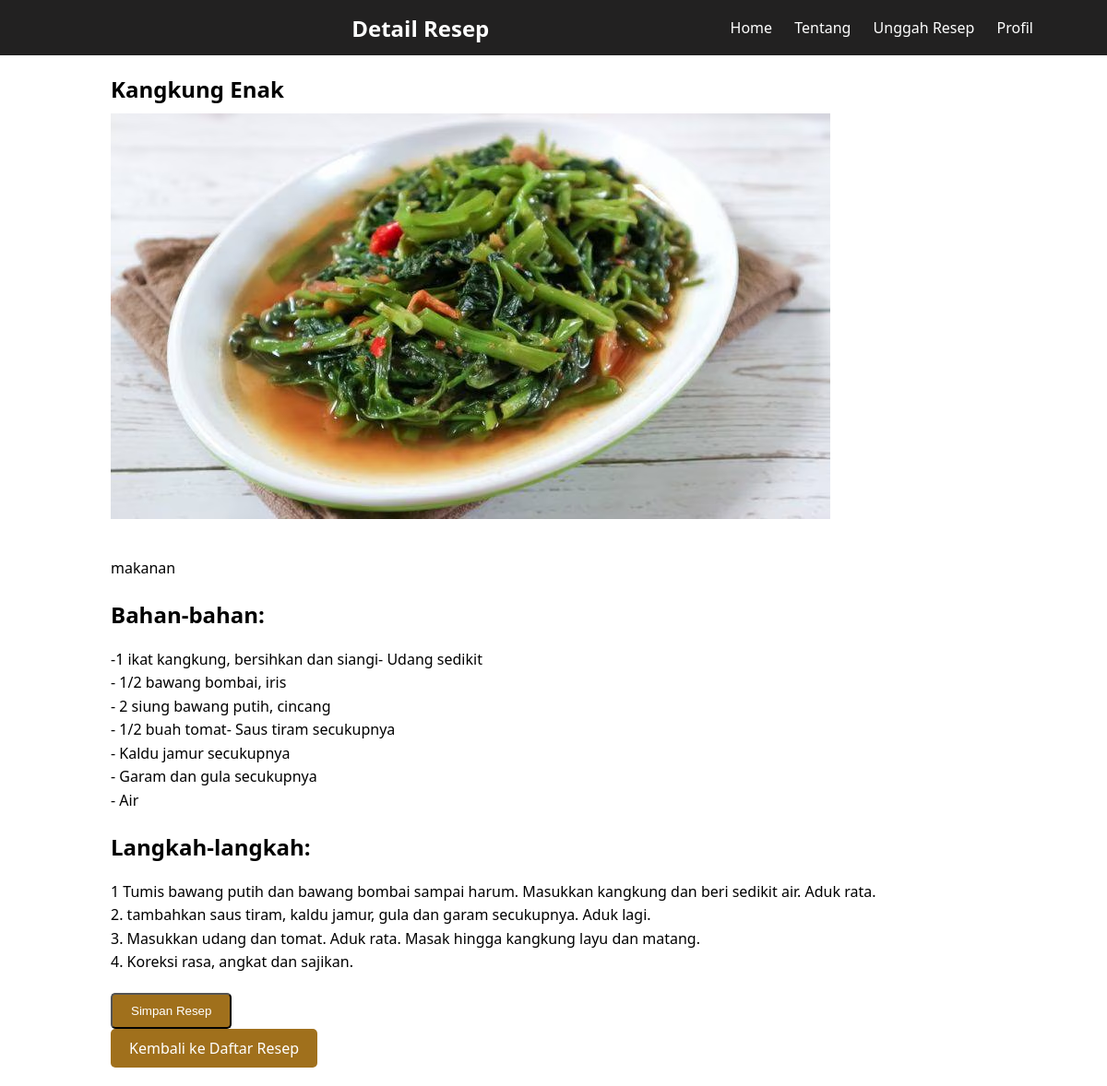
The page /detail_resep.php?id=14 on the database its author committed.
### tables this page shows
CREATE TABLE `unggah_resep` (
  `id` int(11) NOT NULL,
  `nama_resep` varchar(255) NOT NULL,
  `kategori` varchar(255) NOT NULL,
  `bahan_bahan` text NOT NULL,
  `langkah_langkah` text NOT NULL,
  `gambar` varchar(255) NOT NULL,
  `created_at` timestamp NOT NULL DEFAULT current_timestamp(),
  `is_approved` tinyint(1) DEFAULT 0,
  `username` varchar(255) NOT NULL
);

### detail_resep.php (the view, shortened to what this page needs)
<?php
$servername = "localhost";
$username = "root";
$password = "";
$dbname = "proyek_web";
$conn = mysqli_connect($servername, $username, $password, $dbname);
if (isset($_GET['id']) && !empty($_GET['id'])) {
    $id = $_GET['id'];
    $sql = "SELECT * FROM unggah_resep WHERE id = $id";
    $result = mysqli_query($conn, $sql);
    if ($result && mysqli_num_rows($result) > 0) {
        $unggah_resep = mysqli_fetch_assoc($result);
    } else {
        echo "Resep tidak ditemukan";
        exit;
    }
} else {
    echo "ID unggah_resep tidak valid";
    exit;
}
?>
<!DOCTYPE html>
<html lang="id">
<head>
    <link rel="stylesheet" href="detail_resep.css">
</head>
<body>
<header>
    <div class="container">
        <h1 class="logo">Detail Resep</h1>
        <nav>
            <ul class="nav-list">
                <li><a href="index.php">Home</a></li>
                <li><a href="tentang.php">Tentang</a></li>
                <li><a href="unggah_resep.php">Unggah Resep</a></li>
                <li><a href="profil.php">Profil</a></li>
            </ul>
        </nav>
    </div>
</header>
<section class="recipe-detail">
    <?php if (isset($unggah_resep)): ?>
        <h1><?php echo $unggah_resep['nama_resep']; ?></h1>
        <img src="uploads/<?php echo $unggah_resep['gambar']; ?>" alt="<?php echo $unggah_resep['nama_resep']; ?>">
        <p><?php echo $unggah_resep['kategori']; ?></p>
        <h2>Bahan-bahan:</h2>
        <p><?php echo nl2br($unggah_resep['bahan_bahan']); ?></p>
        <h2>Langkah-langkah:</h2>
        <p><?php echo nl2br($unggah_resep['langkah_langkah']); ?></p>
        <form method="post">
            <button type="submit" name="simpan_resep" class="btn-primary">Simpan Resep</button>
        </form>
        <a href="index.php" class="btn-primary">Kembali ke Daftar Resep</a>
    <?php else: ?>
        <p>Resep tidak ditemukan</p>
    <?php endif; ?>
</section>
</body>
</html>

### detail_resep.css (style rules this page uses)
body { margin: 0; padding: 0; box-sizing: border-box; font-family: system-ui, -apple-system, BlinkMacSystemFont, 'Segoe UI', Roboto, Oxygen, Ubuntu, Cantarell, 'Open Sans', 'Helvetica Neue', sans-serif; }
header { height: 60px; width: 100%; background: #222121; color: #fff; display: flex; align-items: center; }
.container { width: 90%; margin: 0 auto; display: flex; align-items: center; justify-content: space-between; }
.nav-list, .nav-log { display: flex; align-items: center; margin-right: auto; display: none; }
.nav-list li, .nav-log li { display: inline-block; margin-right: 20px; }
.nav-list li a { color: white; text-decoration: none; transition: color 0.3s ease; }
.logo { font-size: 24px; margin-left: 100px; }
.recipe-detail { width: 80%; margin: 20px auto; }
.recipe-detail h1 { font-size: 24px; margin-bottom: 10px; }
.recipe-detail img { max-width: 100%; height: auto; margin-bottom: 20px; }
.recipe-detail p { margin-bottom: 20px; line-height: 1.6; }
.btn-primary { display: inline-block; padding: 10px 20px; background-color: #a0701c; color: #fff; text-decoration: none; border-radius: 5px; }
@media only screen and (min-width: 768px) { .nav-list { display: block; } }

### rows shown on the page
unggah_resep: nama_resep "Kangkung Enak", gambar (picture), kategori "makanan", bahan_bahan "-1 ikat kangkung, bersihkan dan siangi- Udang sedikit - 1/2 bawang bombai, iris - 2 siung bawang putih, cincang - 1/2 buah tomat- Saus tiram secukupnya - Kaldu jamur secukupnya - Garam dan gula secukupnya - Air", langkah_langkah "1 Tumis bawang putih dan bawang bombai sampai harum. Masukkan kangkung dan beri sedikit air. Aduk rata. 2. tambahkan saus tiram, kaldu jamur, gula dan garam secukupnya. Aduk lagi. 3. Masukkan udang dan tomat. Aduk rata. Masak hingga kangkung layu dan matang. 4. Koreksi rasa, angkat dan sajikan."
